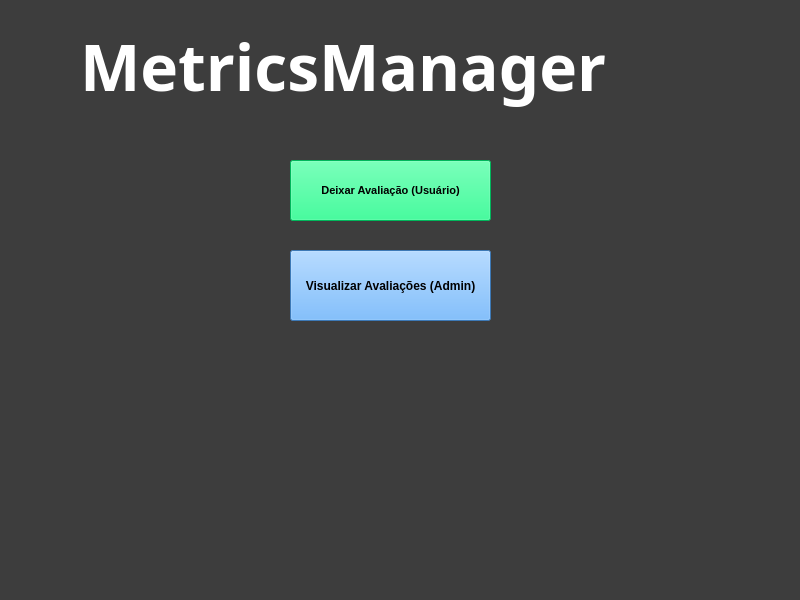
<?xml version="1.0" encoding="UTF-8"?>
<ui version="4.0">
 <class>Menu</class>
 <widget class="QMainWindow" name="Menu">
  <property name="geometry">
   <rect>
    <x>0</x>
    <y>0</y>
    <width>800</width>
    <height>600</height>
   </rect>
  </property>
  <property name="minimumSize">
   <size>
    <width>800</width>
    <height>600</height>
   </size>
  </property>
  <property name="maximumSize">
   <size>
    <width>800</width>
    <height>600</height>
   </size>
  </property>
  <property name="windowTitle">
   <string>Menu</string>
  </property>
  <property name="windowIcon">
   <iconset resource="imgs.qrc">
    <normaloff>:/Img/reveja (2).png</normaloff>:/Img/reveja (2).png</iconset>
  </property>
  <property name="styleSheet">
   <string notr="true">background-color: rgb(61, 61, 61);</string>
  </property>
  <widget class="QWidget" name="centralwidget">
   <widget class="QLabel" name="main_txt">
    <property name="geometry">
     <rect>
      <x>80</x>
      <y>-10</y>
      <width>661</width>
      <height>151</height>
     </rect>
    </property>
    <property name="font">
     <font>
      <family>Segoe UI Black</family>
      <pointsize>48</pointsize>
      <weight>75</weight>
      <bold>true</bold>
     </font>
    </property>
    <property name="styleSheet">
     <string notr="true">color: rgb(255, 255, 255);</string>
    </property>
    <property name="text">
     <string>MetricsManager</string>
    </property>
   </widget>
   <widget class="QPushButton" name="avaliation_btn">
    <property name="geometry">
     <rect>
      <x>290</x>
      <y>160</y>
      <width>201</width>
      <height>61</height>
     </rect>
    </property>
    <property name="font">
     <font>
      <family>Segoe UI</family>
      <pointsize>8</pointsize>
      <weight>75</weight>
      <bold>true</bold>
     </font>
    </property>
    <property name="styleSheet">
     <string notr="true">background-color: rgb(0, 255, 127);</string>
    </property>
    <property name="text">
     <string>Deixar Avaliação (Usuário)</string>
    </property>
   </widget>
   <widget class="QPushButton" name="view_avaliation_btn">
    <property name="geometry">
     <rect>
      <x>290</x>
      <y>250</y>
      <width>201</width>
      <height>71</height>
     </rect>
    </property>
    <property name="font">
     <font>
      <family>Segoe UI</family>
      <weight>75</weight>
      <bold>true</bold>
     </font>
    </property>
    <property name="styleSheet">
     <string notr="true">background-color: rgb(85, 170, 255);</string>
    </property>
    <property name="text">
     <string>Visualizar Avaliações (Admin)</string>
    </property>
   </widget>
  </widget>
  <widget class="QMenuBar" name="menubar">
   <property name="geometry">
    <rect>
     <x>0</x>
     <y>0</y>
     <width>800</width>
     <height>26</height>
    </rect>
   </property>
  </widget>
  <widget class="QStatusBar" name="statusbar"/>
 </widget>
 <resources>
  <include location="imgs.qrc"/>
 </resources>
 <connections/>
</ui>
